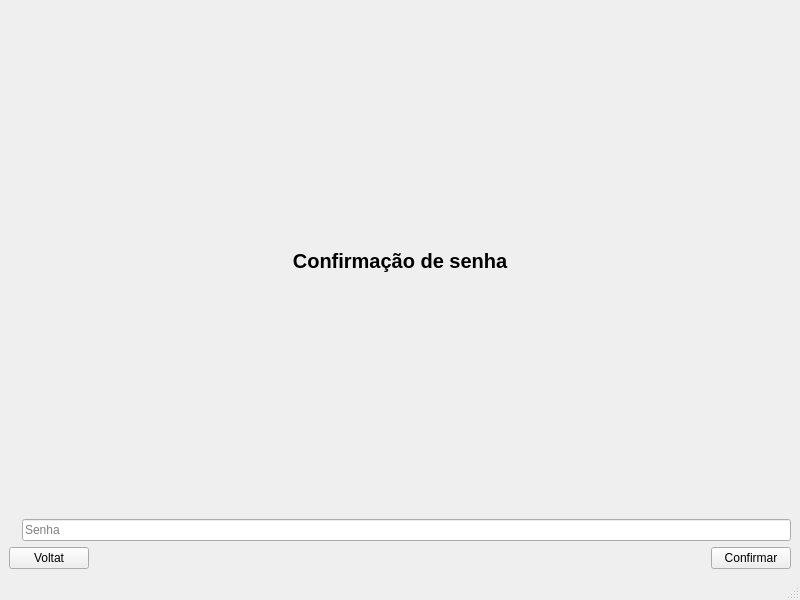
<?xml version="1.0" encoding="UTF-8"?>
<ui version="4.0">
 <class>MainWindow</class>
 <widget class="QMainWindow" name="MainWindow">
  <property name="geometry">
   <rect>
    <x>0</x>
    <y>0</y>
    <width>800</width>
    <height>600</height>
   </rect>
  </property>
  <property name="windowTitle">
   <string>MainWindow</string>
  </property>
  <widget class="QWidget" name="centralwidget">
   <layout class="QVBoxLayout" name="verticalLayout">
    <item>
     <widget class="QLabel" name="label_2">
      <property name="font">
       <font>
        <pointsize>15</pointsize>
        <weight>75</weight>
        <bold>true</bold>
       </font>
      </property>
      <property name="text">
       <string>Confirmação de senha</string>
      </property>
      <property name="alignment">
       <set>Qt::AlignCenter</set>
      </property>
     </widget>
    </item>
    <item>
     <layout class="QHBoxLayout" name="horizontalLayout">
      <item>
       <widget class="QLabel" name="label">
        <property name="text">
         <string/>
        </property>
       </widget>
      </item>
      <item>
       <widget class="QLineEdit" name="lineEditSenha">
        <property name="placeholderText">
         <string>Senha</string>
        </property>
       </widget>
      </item>
     </layout>
    </item>
    <item>
     <layout class="QHBoxLayout" name="horizontalLayout_2">
      <item>
       <widget class="QPushButton" name="btn_voltar">
        <property name="text">
         <string>Voltat</string>
        </property>
       </widget>
      </item>
      <item>
       <spacer name="horizontalSpacer">
        <property name="orientation">
         <enum>Qt::Horizontal</enum>
        </property>
        <property name="sizeHint" stdset="0">
         <size>
          <width>40</width>
          <height>20</height>
         </size>
        </property>
       </spacer>
      </item>
      <item>
       <widget class="QPushButton" name="btn_confirmar">
        <property name="text">
         <string>Confirmar</string>
        </property>
       </widget>
      </item>
     </layout>
    </item>
   </layout>
  </widget>
  <widget class="QMenuBar" name="menubar">
   <property name="geometry">
    <rect>
     <x>0</x>
     <y>0</y>
     <width>800</width>
     <height>26</height>
    </rect>
   </property>
  </widget>
  <widget class="QStatusBar" name="statusbar"/>
 </widget>
 <resources/>
 <connections/>
</ui>
